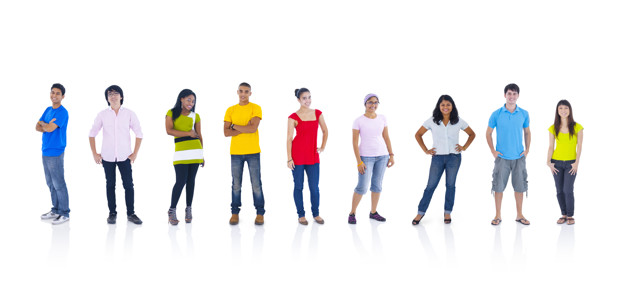
#> input picture Machine Learning e Data Science com Python de A a Z/Visão Computacional/imgs/pessoas.jpg, 626 x 294 px
$ jupyter execute fullbody.ipynb
#> lines starting #> are read from the running program, lines starting #| are printed output that depends on the picture; after the words box and inside, x2 and y2 are one past the last pixel; in counts of white or black regions, pixels touching at a corner belong together
[cell 1]
import cv2
import matplotlib.pyplot as plt

[cell 2]
img = cv2.imread('imgs/pessoas.jpg')
#> img is the input picture: shape (294, 626, 3); mean B, G, R 234.7, 234.1, 235.2

[cell 3]
plt.imshow(cv2.cvtColor(img, cv2.COLOR_BGR2RGB))
plt.title('Image')
plt.axis('off')
plt.show()

'''cv2.namedWindow('Image', cv2.WINDOW_NORMAL)
cv2.imshow('Image', img)
cv2.waitKey(0)
cv2.destroyAllWindows()'''

[cell 4]
detector = cv2.CascadeClassifier('cascades/fullbody.xml')

[cell 5]
gray_img = cv2.cvtColor(img, cv2.COLOR_BGR2GRAY)
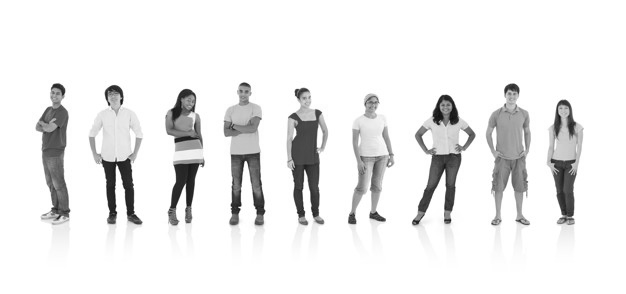
#> gray_img: shape (294, 626); min 15, max 255, mean 234.5
plt.imshow(gray_img, cmap='gray')
plt.title('Image Gray')
plt.axis('off')
plt.show()

'''cv2.namedWindow('Image', cv2.WINDOW_NORMAL)
cv2.imshow('Image', gray_img)
cv2.waitKey(0)
cv2.destroyAllWindows()'''

[cell 6]
detections = detector.detectMultiScale(gray_img, scaleFactor=1.03, minNeighbors=5, minSize=(40, 40), flags=cv2.CASCADE_SCALE_IMAGE)
#> detections = [[538, 128, 54, 108], [427, 152, 42, 82], [74, 78, 84, 168], [141, 80, 78, 157], [267, 87, 73, 146], [326, 69, 83, 166], [461, 62, 89, 177], [197, 54, 93, 185], [13, 66, 88, 177]]

[cell 7]
detections
#> Out has the same summary as detections

[cell 8]
len(detections)
#> Out = 9

[cell 9]
for (x, y, w, h) in detections:
    cv2.rectangle(img, (x, y), (x+w, y+h), (0, 255, 0), 2)
#> this loop made 9 passes
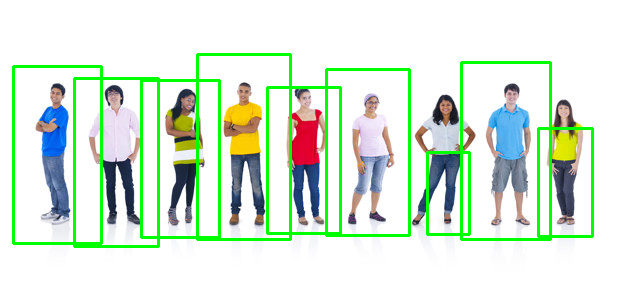
#> img: shape (294, 626, 3); 6.57% of pixels changed, all inside (x1, y1, x2, y2) = (12, 53, 594, 248)

[cell 10]
plt.imshow(cv2.cvtColor(img, cv2.COLOR_BGR2RGB))
plt.title('Image')
plt.axis('off')
plt.show()
